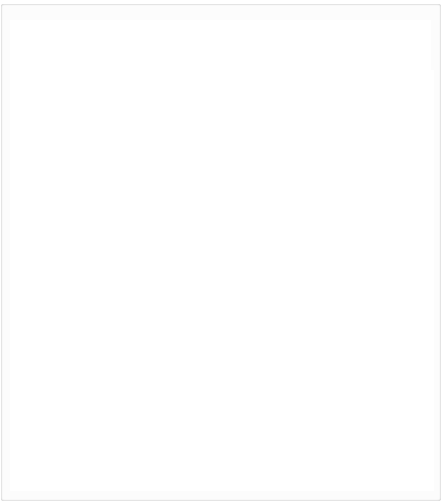
   <widget class="QGroupBox" name="groupBox_3">
    <property name="geometry">
     <rect>
      <x>30</x>
      <y>10</y>
      <width>441</width>
      <height>501</height>
     </rect>
    </property>
    <property name="styleSheet">
     <string notr="true">background-color: rgb(255, 255, 255);</string>
    </property>
    <property name="title">
     <string/>
    </property>
    <widget class="QWidget" name="horizontalLayoutWidget">
     <property name="geometry">
      <rect>
       <x>10</x>
       <y>20</y>
       <width>421</width>
       <height>50</height>
      </rect>
     </property>
     <layout class="QHBoxLayout" name="horizontalLayout">
      <item>
       <widget class="QPushButton" name="InsertaCol1">
        <property name="text">
         <string/>
        </property>
        <property name="icon">
         <iconset resource="img.qrc">
          <normaloff>:/Imagenes/Imagenes/arrow-downGray.png</normaloff>:/Imagenes/Imagenes/arrow-downGray.png</iconset>
        </property>
        <property name="iconSize">
         <size>
          <width>40</width>
          <height>40</height>
         </size>
        </property>
        <property name="flat">
         <bool>true</bool>
        </property>
       </widget>
      </item>
      <item>
       <widget class="QPushButton" name="InsertaCol2">
        <property name="text">
         <string/>
        </property>
        <property name="icon">
         <iconset resource="img.qrc">
          <normaloff>:/Imagenes/Imagenes/arrow-downGray.png</normaloff>:/Imagenes/Imagenes/arrow-downGray.png</iconset>
        </property>
        <property name="iconSize">
         <size>
          <width>40</width>
          <height>40</height>
         </size>
        </property>
        <property name="flat">
         <bool>true</bool>
        </property>
       </widget>
      </item>
      <item>
       <widget class="QPushButton" name="InsertaCol3">
        <property name="text">
         <string/>
        </property>
        <property name="icon">
         <iconset resource="img.qrc">
          <normaloff>:/Imagenes/Imagenes/arrow-downGray.png</normaloff>:/Imagenes/Imagenes/arrow-downGray.png</iconset>
        </property>
        <property name="iconSize">
         <size>
          <width>40</width>
          <height>40</height>
         </size>
        </property>
        <property name="flat">
         <bool>true</bool>
        </property>
       </widget>
      </item>
      <item>
       <widget class="QPushButton" name="InsertaCol4">
        <property name="text">
         <string/>
        </property>
        <property name="icon">
         <iconset resource="img.qrc">
          <normaloff>:/Imagenes/Imagenes/arrow-downGray.png</normaloff>:/Imagenes/Imagenes/arrow-downGray.png</iconset>
        </property>
        <property name="iconSize">
         <size>
          <width>40</width>
          <height>40</height>
         </size>
        </property>
        <property name="flat">
         <bool>true</bool>
        </property>
       </widget>
      </item>
      <item>
       <widget class="QPushButton" name="InsertaCol5">
        <property name="text">
         <string/>
        </property>
        <property name="icon">
         <iconset resource="img.qrc">
          <normaloff>:/Imagenes/Imagenes/arrow-downGray.png</normaloff>:/Imagenes/Imagenes/arrow-downGray.png</iconset>
        </property>
        <property name="iconSize">
         <size>
          <width>40</width>
          <height>40</height>
         </size>
        </property>
        <property name="flat">
         <bool>true</bool>
        </property>
       </widget>
      </item>
      <item>
       <widget class="QPushButton" name="InsertaCol6">
        <property name="text">
         <string/>
        </property>
        <property name="icon">
         <iconset resource="img.qrc">
          <normaloff>:/Imagenes/Imagenes/arrow-downGray.png</normaloff>:/Imagenes/Imagenes/arrow-downGray.png</iconset>
        </property>
        <property name="iconSize">
         <size>
          <width>40</width>
          <height>40</height>
         </size>
        </property>
        <property name="flat">
         <bool>true</bool>
        </property>
       </widget>
      </item>
      <item>
       <widget class="QPushButton" name="InsertaCol7">
        <property name="text">
         <string/>
        </property>
        <property name="icon">
         <iconset resource="img.qrc">
          <normaloff>:/Imagenes/Imagenes/arrow-downGray.png</normaloff>:/Imagenes/Imagenes/arrow-downGray.png</iconset>
        </property>
        <property name="iconSize">
         <size>
          <width>40</width>
          <height>40</height>
         </size>
        </property>
        <property name="flat">
         <bool>true</bool>
        </property>
       </widget>
      </item>
     </layout>
    </widget>
    <widget class="QWidget" name="verticalLayoutWidget_2">
     <property name="geometry">
      <rect>
       <x>10</x>
       <y>70</y>
       <width>64</width>
       <height>421</height>
      </rect>
     </property>
     <layout class="QVBoxLayout" name="verticalLayout_2">
      <item>
       <widget class="QPushButton" name="p00">
        <property name="text">
         <string/>
        </property>
        <property name="icon">
         <iconset resource="img.qrc">
          <normaloff>:/Imagenes/Imagenes/circlegreyproof.png</normaloff>:/Imagenes/Imagenes/circlegreyproof.png</iconset>
        </property>
        <property name="iconSize">
         <size>
          <width>50</width>
          <height>50</height>
         </size>
        </property>
        <property name="flat">
         <bool>true</bool>
        </property>
       </widget>
      </item>
      <item>
       <widget class="QPushButton" name="p10">
        <property name="text">
         <string/>
        </property>
        <property name="icon">
         <iconset resource="img.qrc">
          <normaloff>:/Imagenes/Imagenes/circlegreyproof.png</normaloff>:/Imagenes/Imagenes/circlegreyproof.png</iconset>
        </property>
        <property name="iconSize">
         <size>
          <width>50</width>
          <height>50</height>
         </size>
        </property>
        <property name="flat">
         <bool>true</bool>
        </property>
       </widget>
      </item>
      <item>
       <widget class="QPushButton" name="p20">
        <property name="text">
         <string/>
        </property>
        <property name="icon">
         <iconset resource="img.qrc">
          <normaloff>:/Imagenes/Imagenes/circlegreyproof.png</normaloff>:/Imagenes/Imagenes/circlegreyproof.png</iconset>
        </property>
        <property name="iconSize">
         <size>
          <width>50</width>
          <height>50</height>
         </size>
        </property>
        <property name="flat">
         <bool>true</bool>
        </property>
       </widget>
      </item>
      <item>
       <widget class="QPushButton" name="p30">
        <property name="text">
         <string/>
        </property>
        <property name="icon">
         <iconset resource="img.qrc">
          <normaloff>:/Imagenes/Imagenes/circlegreyproof.png</normaloff>:/Imagenes/Imagenes/circlegreyproof.png</iconset>
        </property>
        <property name="iconSize">
         <size>
          <width>50</width>
          <height>50</height>
         </size>
        </property>
        <property name="flat">
         <bool>true</bool>
        </property>
       </widget>
      </item>
      <item>
       <widget class="QPushButton" name="p40">
        <property name="text">
         <string/>
        </property>
        <property name="icon">
         <iconset resource="img.qrc">
          <normaloff>:/Imagenes/Imagenes/circlegreyproof.png</normaloff>:/Imagenes/Imagenes/circlegreyproof.png</iconset>
        </property>
        <property name="iconSize">
         <size>
          <width>50</width>
          <height>50</height>
         </size>
        </property>
        <property name="flat">
         <bool>true</bool>
        </property>
       </widget>
      </item>
      <item>
       <widget class="QPushButton" name="p50">
        <property name="text">
         <string/>
        </property>
        <property name="icon">
         <iconset resource="img.qrc">
          <normaloff>:/Imagenes/Imagenes/circlegreyproof.png</normaloff>:/Imagenes/Imagenes/circlegreyproof.png</iconset>
        </property>
        <property name="iconSize">
         <size>
          <width>50</width>
          <height>50</height>
         </size>
        </property>
        <property name="flat">
         <bool>true</bool>
        </property>
       </widget>
      </item>
     </layout>
    </widget>
    <widget class="QWidget" name="verticalLayoutWidget_3">
     <property name="geometry">
      <rect>
       <x>70</x>
       <y>70</y>
       <width>64</width>
       <height>421</height>
      </rect>
     </property>
     <layout class="QVBoxLayout" name="verticalLayout_3">
      <item>
       <widget class="QPushButton" name="p01">
        <property name="text">
         <string/>
        </property>
        <property name="icon">
         <iconset resource="img.qrc">
          <normaloff>:/Imagenes/Imagenes/circlegreyproof.png</normaloff>:/Imagenes/Imagenes/circlegreyproof.png</iconset>
        </property>
        <property name="iconSize">
         <size>
          <width>50</width>
          <height>50</height>
         </size>
        </property>
        <property name="flat">
         <bool>true</bool>
        </property>
       </widget>
      </item>
      <item>
       <widget class="QPushButton" name="p11">
        <property name="text">
         <string/>
        </property>
        <property name="icon">
         <iconset resource="img.qrc">
          <normaloff>:/Imagenes/Imagenes/circlegreyproof.png</normaloff>:/Imagenes/Imagenes/circlegreyproof.png</iconset>
        </property>
        <property name="iconSize">
         <size>
          <width>50</width>
          <height>50</height>
         </size>
        </property>
        <property name="flat">
         <bool>true</bool>
        </property>
       </widget>
      </item>
      <item>
       <widget class="QPushButton" name="p21">
        <property name="text">
         <string/>
        </property>
        <property name="icon">
         <iconset resource="img.qrc">
          <normaloff>:/Imagenes/Imagenes/circlegreyproof.png</normaloff>:/Imagenes/Imagenes/circlegreyproof.png</iconset>
        </property>
        <property name="iconSize">
         <size>
          <width>50</width>
          <height>50</height>
         </size>
        </property>
        <property name="flat">
         <bool>true</bool>
        </property>
       </widget>
      </item>
      <item>
       <widget class="QPushButton" name="p31">
        <property name="text">
         <string/>
        </property>
        <property name="icon">
         <iconset resource="img.qrc">
          <normaloff>:/Imagenes/Imagenes/circlegreyproof.png</normaloff>:/Imagenes/Imagenes/circlegreyproof.png</iconset>
        </property>
        <property name="iconSize">
         <size>
          <width>50</width>
          <height>50</height>
         </size>
        </property>
        <property name="flat">
         <bool>true</bool>
        </property>
       </widget>
      </item>
      <item>
       <widget class="QPushButton" name="p41">
        <property name="text">
         <string/>
        </property>
        <property name="icon">
         <iconset resource="img.qrc">
          <normaloff>:/Imagenes/Imagenes/circlegreyproof.png</normaloff>:/Imagenes/Imagenes/circlegreyproof.png</iconset>
        </property>
        <property name="iconSize">
         <size>
          <width>50</width>
          <height>50</height>
         </size>
        </property>
        <property name="flat">
         <bool>true</bool>
        </property>
       </widget>
      </item>
      <item>
       <widget class="QPushButton" name="p51">
        <property name="text">
         <string/>
        </property>
        <property name="icon">
         <iconset resource="img.qrc">
          <normaloff>:/Imagenes/Imagenes/circlegreyproof.png</normaloff>:/Imagenes/Imagenes/circlegreyproof.png</iconset>
        </property>
        <property name="iconSize">
         <size>
          <width>50</width>
          <height>50</height>
         </size>
        </property>
        <property name="flat">
         <bool>true</bool>
        </property>
       </widget>
      </item>
     </layout>
    </widget>
    <widget class="QWidget" name="verticalLayoutWidget_4">
     <property name="geometry">
      <rect>
       <x>130</x>
       <y>70</y>
       <width>64</width>
       <height>421</height>
      </rect>
     </property>
     <layout class="QVBoxLayout" name="verticalLayout_4">
      <item>
       <widget class="QPushButton" name="p02">
        <property name="text">
         <string/>
        </property>
        <property name="icon">
         <iconset resource="img.qrc">
          <normaloff>:/Imagenes/Imagenes/circlegreyproof.png</normaloff>:/Imagenes/Imagenes/circlegreyproof.png</iconset>
        </property>
        <property name="iconSize">
         <size>
          <width>50</width>
          <height>50</height>
         </size>
        </property>
        <property name="flat">
         <bool>true</bool>
        </property>
       </widget>
      </item>
      <item>
       <widget class="QPushButton" name="p12">
        <property name="text">
         <string/>
        </property>
        <property name="icon">
         <iconset resource="img.qrc">
          <normaloff>:/Imagenes/Imagenes/circlegreyproof.png</normaloff>:/Imagenes/Imagenes/circlegreyproof.png</iconset>
        </property>
        <property name="iconSize">
         <size>
          <width>50</width>
          <height>50</height>
         </size>
        </property>
        <property name="flat">
         <bool>true</bool>
        </property>
       </widget>
      </item>
      <item>
       <widget class="QPushButton" name="p22">
        <property name="text">
         <string/>
        </property>
        <property name="icon">
         <iconset resource="img.qrc">
          <normaloff>:/Imagenes/Imagenes/circlegreyproof.png</normaloff>:/Imagenes/Imagenes/circlegreyproof.png</iconset>
        </property>
        <property name="iconSize">
         <size>
          <width>50</width>
          <height>50</height>
         </size>
        </property>
        <property name="flat">
         <bool>true</bool>
        </property>
       </widget>
      </item>
      <item>
       <widget class="QPushButton" name="p32">
        <property name="text">
         <string/>
        </property>
        <property name="icon">
         <iconset resource="img.qrc">
          <normaloff>:/Imagenes/Imagenes/circlegreyproof.png</normaloff>:/Imagenes/Imagenes/circlegreyproof.png</iconset>
        </property>
        <property name="iconSize">
         <size>
          <width>50</width>
          <height>50</height>
         </size>
        </property>
        <property name="flat">
         <bool>true</bool>
        </property>
       </widget>
      </item>
      <item>
       <widget class="QPushButton" name="p42">
        <property name="text">
         <string/>
        </property>
        <property name="icon">
         <iconset resource="img.qrc">
          <normaloff>:/Imagenes/Imagenes/circlegreyproof.png</normaloff>:/Imagenes/Imagenes/circlegreyproof.png</iconset>
        </property>
        <property name="iconSize">
         <size>
          <width>50</width>
          <height>50</height>
         </size>
        </property>
        <property name="flat">
         <bool>true</bool>
        </property>
       </widget>
      </item>
      <item>
       <widget class="QPushButton" name="p52">
        <property name="text">
         <string/>
        </property>
        <property name="icon">
         <iconset resource="img.qrc">
          <normaloff>:/Imagenes/Imagenes/circlegreyproof.png</normaloff>:/Imagenes/Imagenes/circlegreyproof.png</iconset>
        </property>
        <property name="iconSize">
         <size>
          <width>50</width>
          <height>50</height>
         </size>
        </property>
        <property name="flat">
         <bool>true</bool>
        </property>
       </widget>
      </item>
     </layout>
    </widget>
    <widget class="QWidget" name="verticalLayoutWidget_5">
     <property name="geometry">
      <rect>
       <x>190</x>
       <y>70</y>
       <width>64</width>
       <height>421</height>
      </rect>
     </property>
     <layout class="QVBoxLayout" name="verticalLayout_5">
      <item>
       <widget class="QPushButton" name="p03">
        <property name="text">
         <string/>
        </property>
        <property name="icon">
         <iconset resource="img.qrc">
          <normaloff>:/Imagenes/Imagenes/circlegreyproof.png</normaloff>:/Imagenes/Imagenes/circlegreyproof.png</iconset>
        </property>
        <property name="iconSize">
         <size>
          <width>50</width>
          <height>50</height>
         </size>
        </property>
        <property name="flat">
         <bool>true</bool>
        </property>
       </widget>
      </item>
      <item>
       <widget class="QPushButton" name="p13">
        <property name="text">
         <string/>
        </property>
        <property name="icon">
         <iconset resource="img.qrc">
          <normaloff>:/Imagenes/Imagenes/circlegreyproof.png</normaloff>:/Imagenes/Imagenes/circlegreyproof.png</iconset>
        </property>
        <property name="iconSize">
         <size>
          <width>50</width>
          <height>50</height>
         </size>
        </property>
        <property name="flat">
         <bool>true</bool>
        </property>
       </widget>
      </item>
      <item>
       <widget class="QPushButton" name="p23">
        <property name="text">
         <string/>
        </property>
        <property name="icon">
         <iconset resource="img.qrc">
          <normaloff>:/Imagenes/Imagenes/circlegreyproof.png</normaloff>:/Imagenes/Imagenes/circlegreyproof.png</iconset>
        </property>
        <property name="iconSize">
         <size>
          <width>50</width>
          <height>50</height>
         </size>
        </property>
        <property name="flat">
         <bool>true</bool>
        </property>
       </widget>
      </item>
      <item>
       <widget class="QPushButton" name="p33">
        <property name="text">
         <string/>
        </property>
        <property name="icon">
         <iconset resource="img.qrc">
          <normaloff>:/Imagenes/Imagenes/circlegreyproof.png</normaloff>:/Imagenes/Imagenes/circlegreyproof.png</iconset>
        </property>
        <property name="iconSize">
         <size>
          <width>50</width>
          <height>50</height>
         </size>
        </property>
        <property name="flat">
         <bool>true</bool>
        </property>
       </widget>
      </item>
      <item>
       <widget class="QPushButton" name="p43">
        <property name="text">
         <string/>
        </property>
        <property name="icon">
         <iconset resource="img.qrc">
          <normaloff>:/Imagenes/Imagenes/circlegreyproof.png</normaloff>:/Imagenes/Imagenes/circlegreyproof.png</iconset>
        </property>
        <property name="iconSize">
         <size>
          <width>50</width>
          <height>50</height>
         </size>
        </property>
        <property name="flat">
         <bool>true</bool>
        </property>
       </widget>
      </item>
      <item>
       <widget class="QPushButton" name="p53">
        <property name="text">
         <string/>
        </property>
        <property name="icon">
         <iconset resource="img.qrc">
          <normaloff>:/Imagenes/Imagenes/circlegreyproof.png</normaloff>:/Imagenes/Imagenes/circlegreyproof.png</iconset>
        </property>
        <property name="iconSize">
         <size>
          <width>50</width>
          <height>50</height>
         </size>
        </property>
        <property name="flat">
         <bool>true</bool>
        </property>
       </widget>
      </item>
     </layout>
    </widget>
    <widget class="QWidget" name="verticalLayoutWidget_6">
     <property name="geometry">
      <rect>
       <x>250</x>
       <y>70</y>
       <width>64</width>
       <height>421</height>
      </rect>
     </property>
     <layout class="QVBoxLayout" name="verticalLayout_6">
      <item>
       <widget class="QPushButton" name="p04">
        <property name="text">
         <string/>
        </property>
        <property name="icon">
         <iconset resource="img.qrc">
          <normaloff>:/Imagenes/Imagenes/circlegreyproof.png</normaloff>:/Imagenes/Imagenes/circlegreyproof.png</iconset>
        </property>
        <property name="iconSize">
         <size>
          <width>50</width>
          <height>50</height>
         </size>
        </property>
        <property name="flat">
         <bool>true</bool>
        </property>
       </widget>
      </item>
      <item>
       <widget class="QPushButton" name="p14">
        <property name="text">
         <string/>
        </property>
        <property name="icon">
         <iconset resource="img.qrc">
          <normaloff>:/Imagenes/Imagenes/circlegreyproof.png</normaloff>:/Imagenes/Imagenes/circlegreyproof.png</iconset>
        </property>
        <property name="iconSize">
         <size>
          <width>50</width>
          <height>50</height>
         </size>
        </property>
        <property name="flat">
         <bool>true</bool>
        </property>
       </widget>
      </item>
      <item>
       <widget class="QPushButton" name="p24">
        <property name="text">
         <string/>
        </property>
        <property name="icon">
         <iconset resource="img.qrc">
          <normaloff>:/Imagenes/Imagenes/circlegreyproof.png</normaloff>:/Imagenes/Imagenes/circlegreyproof.png</iconset>
        </property>
        <property name="iconSize">
         <size>
          <width>50</width>
          <height>50</height>
         </size>
        </property>
        <property name="flat">
         <bool>true</bool>
        </property>
       </widget>
      </item>
      <item>
       <widget class="QPushButton" name="p34">
        <property name="text">
         <string/>
        </property>
        <property name="icon">
         <iconset resource="img.qrc">
          <normaloff>:/Imagenes/Imagenes/circlegreyproof.png</normaloff>:/Imagenes/Imagenes/circlegreyproof.png</iconset>
        </property>
        <property name="iconSize">
         <size>
          <width>50</width>
          <height>50</height>
         </size>
        </property>
        <property name="flat">
         <bool>true</bool>
        </property>
       </widget>
      </item>
      <item>
       <widget class="QPushButton" name="p44">
        <property name="text">
         <string/>
        </property>
        <property name="icon">
         <iconset resource="img.qrc">
          <normaloff>:/Imagenes/Imagenes/circlegreyproof.png</normaloff>:/Imagenes/Imagenes/circlegreyproof.png</iconset>
        </property>
        <property name="iconSize">
         <size>
          <width>50</width>
          <height>50</height>
         </size>
        </property>
        <property name="flat">
         <bool>true</bool>
        </property>
       </widget>
      </item>
      <item>
       <widget class="QPushButton" name="p54">
        <property name="text">
         <string/>
        </property>
        <property name="icon">
         <iconset resource="img.qrc">
          <normaloff>:/Imagenes/Imagenes/circlegreyproof.png</normaloff>:/Imagenes/Imagenes/circlegreyproof.png</iconset>
        </property>
        <property name="iconSize">
         <size>
          <width>50</width>
          <height>50</height>
         </size>
        </property>
        <property name="flat">
         <bool>true</bool>
        </property>
       </widget>
      </item>
     </layout>
    </widget>
    <widget class="QWidget" name="verticalLayoutWidget_7">
     <property name="geometry">
      <rect>
       <x>310</x>
       <y>70</y>
       <width>64</width>
       <height>421</height>
      </rect>
     </property>
     <layout class="QVBoxLayout" name="verticalLayout_7">
      <item>
       <widget class="QPushButton" name="p05">
        <property name="text">
         <string/>
        </property>
        <property name="icon">
         <iconset resource="img.qrc">
          <normaloff>:/Imagenes/Imagenes/circlegreyproof.png</normaloff>:/Imagenes/Imagenes/circlegreyproof.png</iconset>
        </property>
        <property name="iconSize">
         <size>
          <width>50</width>
          <height>50</height>
         </size>
        </property>
        <property name="flat">
         <bool>true</bool>
        </property>
       </widget>
      </item>
      <item>
       <widget class="QPushButton" name="p15">
        <property name="text">
         <string/>
        </property>
        <property name="icon">
         <iconset resource="img.qrc">
          <normaloff>:/Imagenes/Imagenes/circlegreyproof.png</normaloff>:/Imagenes/Imagenes/circlegreyproof.png</iconset>
        </property>
        <property name="iconSize">
         <size>
          <width>50</width>
          <height>50</height>
         </size>
        </property>
        <property name="flat">
         <bool>true</bool>
        </property>
       </widget>
      </item>
      <item>
       <widget class="QPushButton" name="p25">
        <property name="text">
         <string/>
        </property>
        <property name="icon">
         <iconset resource="img.qrc">
          <normaloff>:/Imagenes/Imagenes/circlegreyproof.png</normaloff>:/Imagenes/Imagenes/circlegreyproof.png</iconset>
        </property>
        <property name="iconSize">
         <size>
          <width>50</width>
          <height>50</height>
         </size>
        </property>
        <property name="flat">
         <bool>true</bool>
        </property>
       </widget>
      </item>
      <item>
       <widget class="QPushButton" name="p35">
        <property name="text">
         <string/>
        </property>
        <property name="icon">
         <iconset resource="img.qrc">
          <normaloff>:/Imagenes/Imagenes/circlegreyproof.png</normaloff>:/Imagenes/Imagenes/circlegreyproof.png</iconset>
        </property>
        <property name="iconSize">
         <size>
          <width>50</width>
          <height>50</height>
         </size>
        </property>
        <property name="flat">
         <bool>true</bool>
        </property>
       </widget>
      </item>
      <item>
       <widget class="QPushButton" name="p45">
        <property name="text">
         <string/>
        </property>
        <property name="icon">
         <iconset resource="img.qrc">
          <normaloff>:/Imagenes/Imagenes/circlegreyproof.png</normaloff>:/Imagenes/Imagenes/circlegreyproof.png</iconset>
        </property>
        <property name="iconSize">
         <size>
          <width>50</width>
          <height>50</height>
         </size>
        </property>
        <property name="flat">
         <bool>true</bool>
        </property>
       </widget>
      </item>
      <item>
       <widget class="QPushButton" name="p55">
        <property name="text">
         <string/>
        </property>
        <property name="icon">
         <iconset resource="img.qrc">
          <normaloff>:/Imagenes/Imagenes/circlegreyproof.png</normaloff>:/Imagenes/Imagenes/circlegreyproof.png</iconset>
        </property>
        <property name="iconSize">
         <size>
          <width>50</width>
          <height>50</height>
         </size>
        </property>
        <property name="flat">
         <bool>true</bool>
        </property>
       </widget>
      </item>
     </layout>
    </widget>
    <widget class="QWidget" name="verticalLayoutWidget_8">
     <property name="geometry">
      <rect>
       <x>370</x>
       <y>70</y>
       <width>64</width>
       <height>421</height>
      </rect>
     </property>
     <layout class="QVBoxLayout" name="verticalLayout_8">
      <item>
       <widget class="QPushButton" name="p06">
        <property name="text">
         <string/>
        </property>
        <property name="icon">
         <iconset resource="img.qrc">
          <normaloff>:/Imagenes/Imagenes/circlegreyproof.png</normaloff>:/Imagenes/Imagenes/circlegreyproof.png</iconset>
        </property>
        <property name="iconSize">
         <size>
          <width>50</width>
          <height>50</height>
         </size>
        </property>
        <property name="flat">
         <bool>true</bool>
        </property>
       </widget>
      </item>
      <item>
       <widget class="QPushButton" name="p16">
        <property name="text">
         <string/>
        </property>
        <property name="icon">
         <iconset resource="img.qrc">
          <normaloff>:/Imagenes/Imagenes/circlegreyproof.png</normaloff>:/Imagenes/Imagenes/circlegreyproof.png</iconset>
        </property>
        <property name="iconSize">
         <size>
          <width>50</width>
          <height>50</height>
         </size>
        </property>
        <property name="flat">
         <bool>true</bool>
        </property>
       </widget>
      </item>
      <item>
       <widget class="QPushButton" name="p26">
        <property name="text">
         <string/>
        </property>
        <property name="icon">
         <iconset resource="img.qrc">
          <normaloff>:/Imagenes/Imagenes/circlegreyproof.png</normaloff>:/Imagenes/Imagenes/circlegreyproof.png</iconset>
        </property>
        <property name="iconSize">
         <size>
          <width>50</width>
          <height>50</height>
         </size>
        </property>
        <property name="flat">
         <bool>true</bool>
        </property>
       </widget>
      </item>
      <item>
       <widget class="QPushButton" name="p36">
        <property name="text">
         <string/>
        </property>
        <property name="icon">
         <iconset resource="img.qrc">
          <normaloff>:/Imagenes/Imagenes/circlegreyproof.png</normaloff>:/Imagenes/Imagenes/circlegreyproof.png</iconset>
        </property>
        <property name="iconSize">
         <size>
          <width>50</width>
          <height>50</height>
         </size>
        </property>
        <property name="flat">
         <bool>true</bool>
        </property>
       </widget>
      </item>
      <item>
       <widget class="QPushButton" name="p46">
        <property name="text">
         <string/>
        </property>
        <property name="icon">
         <iconset resource="img.qrc">
          <normaloff>:/Imagenes/Imagenes/circlegreyproof.png</normaloff>:/Imagenes/Imagenes/circlegreyproof.png</iconset>
        </property>
        <property name="iconSize">
         <size>
          <width>50</width>
          <height>50</height>
         </size>
        </property>
        <property name="flat">
         <bool>true</bool>
        </property>
       </widget>
      </item>
      <item>
       <widget class="QPushButton" name="p56">
        <property name="text">
         <string/>
        </property>
        <property name="icon">
         <iconset resource="img.qrc">
          <normaloff>:/Imagenes/Imagenes/circlegreyproof.png</normaloff>:/Imagenes/Imagenes/circlegreyproof.png</iconset>
        </property>
        <property name="iconSize">
         <size>
          <width>50</width>
          <height>50</height>
         </size>
        </property>
        <property name="flat">
         <bool>true</bool>
        </property>
       </widget>
      </item>
     </layout>
    </widget>
   </widget>
